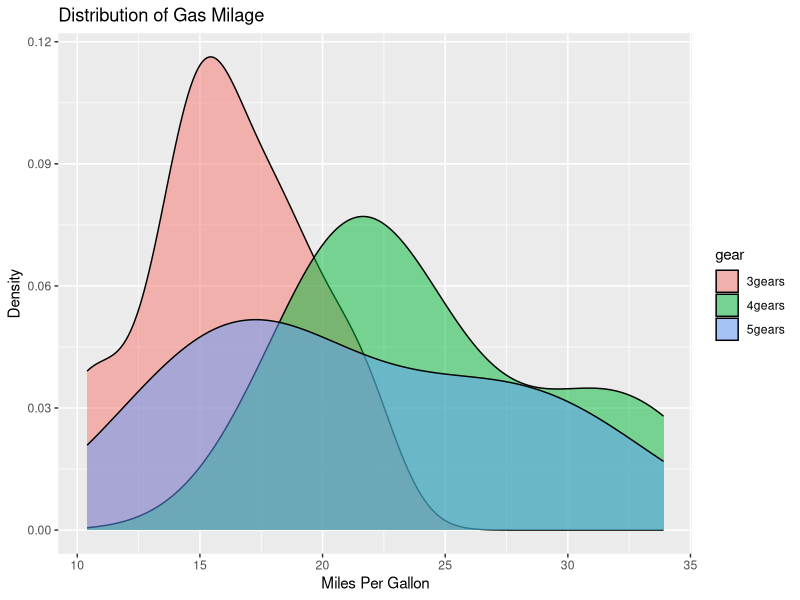
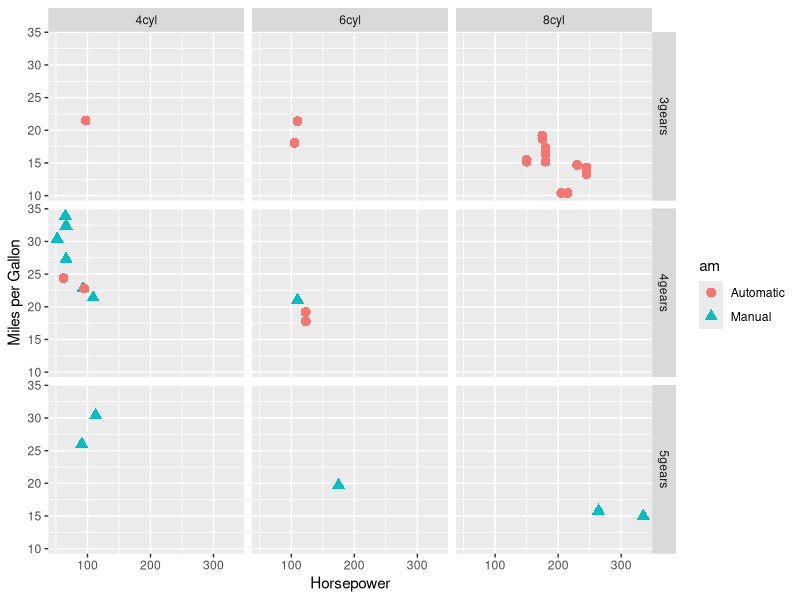
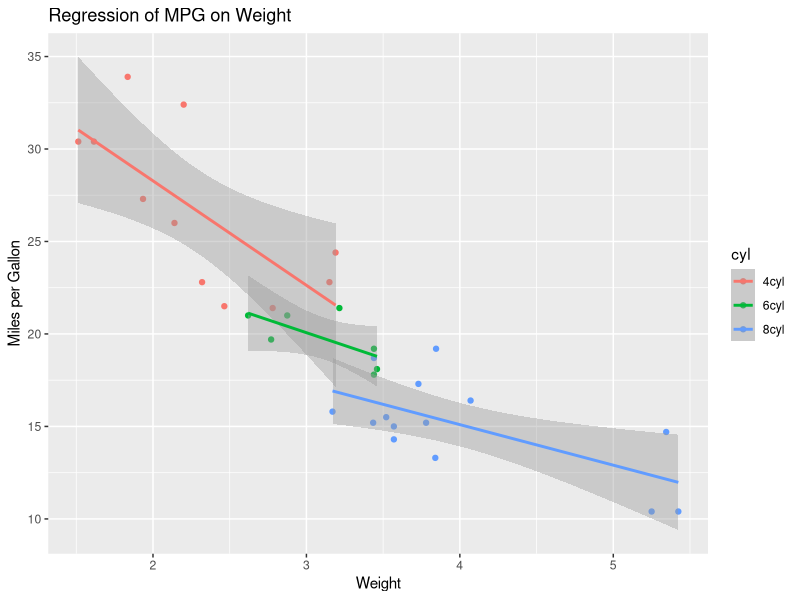
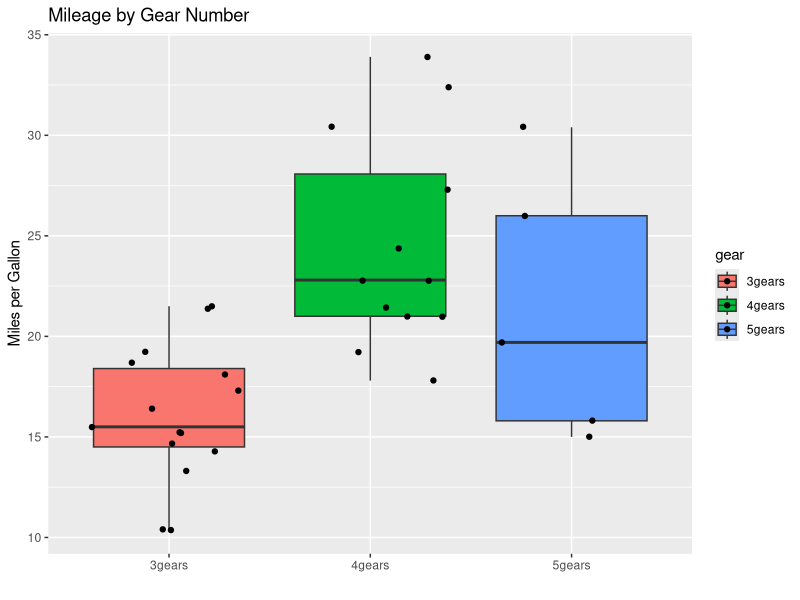

Write R code to recreate these figures, in order.
# ggplot2 examples
library(ggplot2) 

# create factors with value labels 
mtcars$gear <- factor(mtcars$gear,levels=c(3,4,5),
                      labels=c("3gears","4gears","5gears")) 
mtcars$am <- factor(mtcars$am,levels=c(0,1),
                    labels=c("Automatic","Manual")) 
mtcars$cyl <- factor(mtcars$cyl,levels=c(4,6,8),
                     labels=c("4cyl","6cyl","8cyl")) 

# Kernel density plots for mpg
# grouped by number of gears (indicated by color)
qplot(mpg, data=mtcars, geom="density", fill=gear, alpha=I(.5), 
      main="Distribution of Gas Milage", xlab="Miles Per Gallon", 
      ylab="Density")

# Scatterplot of mpg vs. hp for each combination of gears and cylinders
# in each facet, transmittion type is represented by shape and color
qplot(hp, mpg, data=mtcars, shape=am, color=am, 
      facets=gear~cyl, size=I(3),
      xlab="Horsepower", ylab="Miles per Gallon") 

# Separate regressions of mpg on weight for each number of cylinders
qplot(wt, mpg, data=mtcars, geom=c("point", "smooth"), 
      method="lm", formula=y~x, color=cyl, 
      main="Regression of MPG on Weight", 
      xlab="Weight", ylab="Miles per Gallon")

# Boxplots of mpg by number of gears 
# observations (points) are overlayed and jittered
qplot(gear, mpg, data=mtcars, geom=c("boxplot", "jitter"), 
      fill=gear, main="Mileage by Gear Number",
      xlab="", ylab="Miles per Gallon")

